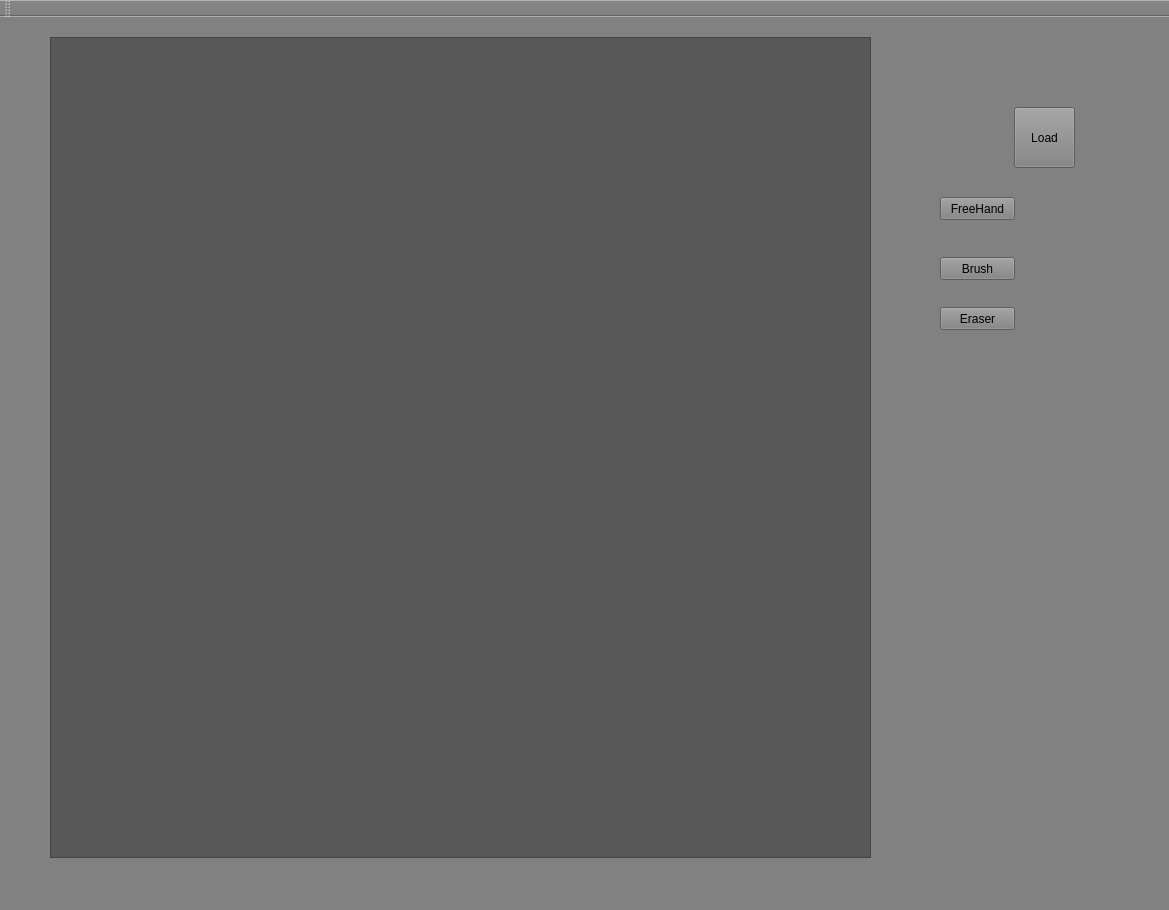
<?xml version="1.0" encoding="UTF-8"?>
<ui version="4.0">
 <class>MainWindow</class>
 <widget class="QMainWindow" name="MainWindow">
  <property name="geometry">
   <rect>
    <x>0</x>
    <y>0</y>
    <width>1169</width>
    <height>910</height>
   </rect>
  </property>
  <property name="windowTitle">
   <string>MainWindow</string>
  </property>
  <property name="styleSheet">
   <string notr="true">background-color: rgb(129, 129, 129);</string>
  </property>
  <widget class="QWidget" name="centralWidget">
   <widget class="QGraphicsView" name="graphicsView">
    <property name="geometry">
     <rect>
      <x>50</x>
      <y>20</y>
      <width>821</width>
      <height>821</height>
     </rect>
    </property>
    <property name="styleSheet">
     <string notr="true">background-color: rgb(88, 88, 88);</string>
    </property>
   </widget>
   <widget class="QPushButton" name="pushButton_LoadImage">
    <property name="geometry">
     <rect>
      <x>1014</x>
      <y>90</y>
      <width>61</width>
      <height>61</height>
     </rect>
    </property>
    <property name="text">
     <string>Load</string>
    </property>
   </widget>
   <widget class="QPushButton" name="pushButton_FreeHand">
    <property name="geometry">
     <rect>
      <x>940</x>
      <y>180</y>
      <width>75</width>
      <height>23</height>
     </rect>
    </property>
    <property name="text">
     <string>FreeHand</string>
    </property>
   </widget>
   <widget class="QPushButton" name="pushButton_2">
    <property name="geometry">
     <rect>
      <x>940</x>
      <y>290</y>
      <width>75</width>
      <height>23</height>
     </rect>
    </property>
    <property name="text">
     <string>Eraser</string>
    </property>
   </widget>
   <widget class="QPushButton" name="pushButton_BrushTool">
    <property name="geometry">
     <rect>
      <x>940</x>
      <y>240</y>
      <width>75</width>
      <height>23</height>
     </rect>
    </property>
    <property name="text">
     <string>Brush</string>
    </property>
   </widget>
  </widget>
  <widget class="QMenuBar" name="menuBar">
   <property name="geometry">
    <rect>
     <x>0</x>
     <y>0</y>
     <width>1169</width>
     <height>21</height>
    </rect>
   </property>
  </widget>
  <widget class="QToolBar" name="mainToolBar">
   <attribute name="toolBarArea">
    <enum>TopToolBarArea</enum>
   </attribute>
   <attribute name="toolBarBreak">
    <bool>false</bool>
   </attribute>
  </widget>
  <widget class="QStatusBar" name="statusBar"/>
 </widget>
 <layoutdefault spacing="6" margin="11"/>
 <resources/>
 <connections/>
</ui>
